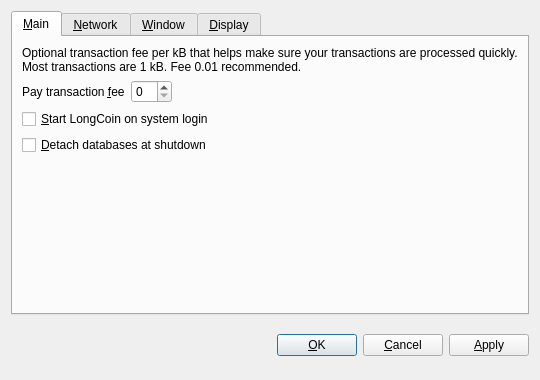
<?xml version="1.0" encoding="UTF-8"?>
<ui version="4.0">
 <class>OptionsDialog</class>
 <widget class="QDialog" name="OptionsDialog">
  <property name="geometry">
   <rect>
    <x>0</x>
    <y>0</y>
    <width>540</width>
    <height>380</height>
   </rect>
  </property>
  <property name="windowTitle">
   <string>Options</string>
  </property>
  <property name="modal">
   <bool>true</bool>
  </property>
  <layout class="QVBoxLayout" name="verticalLayout">
   <item>
    <widget class="QTabWidget" name="tabWidget">
     <property name="tabPosition">
      <enum>QTabWidget::North</enum>
     </property>
     <property name="currentIndex">
      <number>0</number>
     </property>
     <widget class="QWidget" name="tabMain">
      <attribute name="title">
       <string>&amp;Main</string>
      </attribute>
      <layout class="QVBoxLayout" name="verticalLayout_Main">
       <item>
        <widget class="QLabel" name="transactionFeeInfoLabel">
         <property name="text">
          <string>Optional transaction fee per kB that helps make sure your transactions are processed quickly. Most transactions are 1 kB. Fee 0.01 recommended.</string>
         </property>
         <property name="textFormat">
          <enum>Qt::PlainText</enum>
         </property>
         <property name="wordWrap">
          <bool>true</bool>
         </property>
        </widget>
       </item>
       <item>
        <layout class="QHBoxLayout" name="horizontalLayout_Main">
         <item>
          <widget class="QLabel" name="transactionFeeLabel">
           <property name="text">
            <string>Pay transaction &amp;fee</string>
           </property>
           <property name="textFormat">
            <enum>Qt::PlainText</enum>
           </property>
           <property name="buddy">
            <cstring>transactionFee</cstring>
           </property>
          </widget>
         </item>
         <item>
          <widget class="BitcoinAmountField" name="transactionFee"/>
         </item>
         <item>
          <spacer name="horizontalSpacer_Main">
           <property name="orientation">
            <enum>Qt::Horizontal</enum>
           </property>
           <property name="sizeHint" stdset="0">
            <size>
             <width>40</width>
             <height>20</height>
            </size>
           </property>
          </spacer>
         </item>
        </layout>
       </item>
       <item>
        <widget class="QCheckBox" name="bitcoinAtStartup">
         <property name="toolTip">
          <string>Automatically start LongCoin after logging in to the system.</string>
         </property>
         <property name="text">
          <string>&amp;Start LongCoin on system login</string>
         </property>
        </widget>
       </item>
       <item>
        <widget class="QCheckBox" name="detachDatabases">
         <property name="toolTip">
          <string>Detach block and address databases at shutdown. This means they can be moved to another data directory, but it slows down shutdown. The wallet is always detached.</string>
         </property>
         <property name="text">
          <string>&amp;Detach databases at shutdown</string>
         </property>
        </widget>
       </item>
       <item>
        <spacer name="verticalSpacer_Main">
         <property name="orientation">
          <enum>Qt::Vertical</enum>
         </property>
         <property name="sizeHint" stdset="0">
          <size>
           <width>20</width>
           <height>40</height>
          </size>
         </property>
        </spacer>
       </item>
      </layout>
     </widget>
     <widget class="QWidget" name="tabNetwork">
      <attribute name="title">
       <string>&amp;Network</string>
      </attribute>
      <layout class="QVBoxLayout" name="verticalLayout_Network">
       <item>
        <widget class="QCheckBox" name="mapPortUpnp">
         <property name="toolTip">
          <string>Automatically open the LongCoin client port on the router. This only works when your router supports UPnP and it is enabled.</string>
         </property>
         <property name="text">
          <string>Map port using &amp;UPnP</string>
         </property>
        </widget>
       </item>
       <item>
        <widget class="QCheckBox" name="connectSocks">
         <property name="toolTip">
          <string>Connect to the LongCoin network through a SOCKS proxy (e.g. when connecting through Tor).</string>
         </property>
         <property name="text">
          <string>&amp;Connect through SOCKS proxy:</string>
         </property>
        </widget>
       </item>
       <item>
        <layout class="QHBoxLayout" name="horizontalLayout_Network">
         <item>
          <widget class="QLabel" name="proxyIpLabel">
           <property name="text">
            <string>Proxy &amp;IP:</string>
           </property>
           <property name="textFormat">
            <enum>Qt::PlainText</enum>
           </property>
           <property name="buddy">
            <cstring>proxyIp</cstring>
           </property>
          </widget>
         </item>
         <item>
          <widget class="QValidatedLineEdit" name="proxyIp">
           <property name="maximumSize">
            <size>
             <width>140</width>
             <height>16777215</height>
            </size>
           </property>
           <property name="toolTip">
            <string>IP address of the proxy (e.g. 127.0.0.1)</string>
           </property>
          </widget>
         </item>
         <item>
          <widget class="QLabel" name="proxyPortLabel">
           <property name="text">
            <string>&amp;Port:</string>
           </property>
           <property name="textFormat">
            <enum>Qt::PlainText</enum>
           </property>
           <property name="buddy">
            <cstring>proxyPort</cstring>
           </property>
          </widget>
         </item>
         <item>
          <widget class="QLineEdit" name="proxyPort">
           <property name="maximumSize">
            <size>
             <width>55</width>
             <height>16777215</height>
            </size>
           </property>
           <property name="toolTip">
            <string>Port of the proxy (e.g. 9050)</string>
           </property>
          </widget>
         </item>
         <item>
          <widget class="QLabel" name="socksVersionLabel">
           <property name="text">
            <string>SOCKS &amp;Version:</string>
           </property>
           <property name="textFormat">
            <enum>Qt::PlainText</enum>
           </property>
           <property name="buddy">
            <cstring>socksVersion</cstring>
           </property>
          </widget>
         </item>
         <item>
          <widget class="QValueComboBox" name="socksVersion">
           <property name="toolTip">
            <string>SOCKS version of the proxy (e.g. 5)</string>
           </property>
          </widget>
         </item>
         <item>
          <spacer name="horizontalSpacer_Network">
           <property name="orientation">
            <enum>Qt::Horizontal</enum>
           </property>
           <property name="sizeHint" stdset="0">
            <size>
             <width>40</width>
             <height>20</height>
            </size>
           </property>
          </spacer>
         </item>
        </layout>
       </item>
       <item>
        <spacer name="verticalSpacer_Network">
         <property name="orientation">
          <enum>Qt::Vertical</enum>
         </property>
         <property name="sizeHint" stdset="0">
          <size>
           <width>20</width>
           <height>40</height>
          </size>
         </property>
        </spacer>
       </item>
      </layout>
     </widget>
     <widget class="QWidget" name="tabWindow">
      <attribute name="title">
       <string>&amp;Window</string>
      </attribute>
      <layout class="QVBoxLayout" name="verticalLayout_Window">
       <item>
        <widget class="QCheckBox" name="minimizeToTray">
         <property name="toolTip">
          <string>Show only a tray icon after minimizing the window.</string>
         </property>
         <property name="text">
          <string>&amp;Minimize to the tray instead of the taskbar</string>
         </property>
        </widget>
       </item>
       <item>
        <widget class="QCheckBox" name="minimizeOnClose">
         <property name="toolTip">
          <string>Minimize instead of exit the application when the window is closed. When this option is enabled, the application will be closed only after selecting Quit in the menu.</string>
         </property>
         <property name="text">
          <string>M&amp;inimize on close</string>
         </property>
        </widget>
       </item>
       <item>
        <spacer name="verticalSpacer_Window">
         <property name="orientation">
          <enum>Qt::Vertical</enum>
         </property>
         <property name="sizeHint" stdset="0">
          <size>
           <width>20</width>
           <height>40</height>
          </size>
         </property>
        </spacer>
       </item>
      </layout>
     </widget>
     <widget class="QWidget" name="tabDisplay">
      <attribute name="title">
       <string>&amp;Display</string>
      </attribute>
      <layout class="QVBoxLayout" name="verticalLayout_Display">
       <item>
        <layout class="QHBoxLayout" name="horizontalLayout_1_Display">
         <item>
          <widget class="QLabel" name="langLabel">
           <property name="text">
            <string>User Interface &amp;language:</string>
           </property>
           <property name="textFormat">
            <enum>Qt::PlainText</enum>
           </property>
           <property name="buddy">
            <cstring>lang</cstring>
           </property>
          </widget>
         </item>
         <item>
          <widget class="QValueComboBox" name="lang">
           <property name="toolTip">
            <string>The user interface language can be set here. This setting will take effect after restarting LongCoin.</string>
           </property>
          </widget>
         </item>
        </layout>
       </item>
       <item>
        <layout class="QHBoxLayout" name="horizontalLayout_2_Display">
         <item>
          <widget class="QLabel" name="unitLabel">
           <property name="text">
            <string>&amp;Unit to show amounts in:</string>
           </property>
           <property name="textFormat">
            <enum>Qt::PlainText</enum>
           </property>
           <property name="buddy">
            <cstring>unit</cstring>
           </property>
          </widget>
         </item>
         <item>
          <widget class="QValueComboBox" name="unit">
           <property name="toolTip">
            <string>Choose the default subdivision unit to show in the interface and when sending coins.</string>
           </property>
          </widget>
         </item>
        </layout>
       </item>
       <item>
        <widget class="QCheckBox" name="displayAddresses">
         <property name="toolTip">
          <string>Whether to show LongCoin addresses in the transaction list or not.</string>
         </property>
         <property name="text">
          <string>&amp;Display addresses in transaction list</string>
         </property>
        </widget>
       </item>
       <item>
        <widget class="QCheckBox" name="coinControlFeatures">
         <property name="toolTip">
          <string>Whether to show coin control features or not.</string>
         </property>
         <property name="text">
          <string>Display coin &amp;control features (experts only!)</string>
         </property>
        </widget>
       </item>
       <item>
        <spacer name="verticalSpacer_Display">
         <property name="orientation">
          <enum>Qt::Vertical</enum>
         </property>
         <property name="sizeHint" stdset="0">
          <size>
           <width>20</width>
           <height>40</height>
          </size>
         </property>
        </spacer>
       </item>
      </layout>
     </widget>
    </widget>
   </item>
   <item>
    <layout class="QHBoxLayout" name="horizontalLayout_Buttons">
     <item>
      <spacer name="horizontalSpacer_1">
       <property name="orientation">
        <enum>Qt::Horizontal</enum>
       </property>
       <property name="sizeHint" stdset="0">
        <size>
         <width>40</width>
         <height>48</height>
        </size>
       </property>
      </spacer>
     </item>
     <item>
      <widget class="QLabel" name="statusLabel">
       <property name="font">
        <font>
         <weight>75</weight>
         <bold>true</bold>
        </font>
       </property>
       <property name="text">
        <string/>
       </property>
       <property name="textFormat">
        <enum>Qt::PlainText</enum>
       </property>
       <property name="wordWrap">
        <bool>true</bool>
       </property>
      </widget>
     </item>
     <item>
      <spacer name="horizontalSpacer_2">
       <property name="orientation">
        <enum>Qt::Horizontal</enum>
       </property>
       <property name="sizeHint" stdset="0">
        <size>
         <width>40</width>
         <height>48</height>
        </size>
       </property>
      </spacer>
     </item>
     <item>
      <widget class="QPushButton" name="okButton">
       <property name="text">
        <string>&amp;OK</string>
       </property>
      </widget>
     </item>
     <item>
      <widget class="QPushButton" name="cancelButton">
       <property name="text">
        <string>&amp;Cancel</string>
       </property>
       <property name="autoDefault">
        <bool>false</bool>
       </property>
      </widget>
     </item>
     <item>
      <widget class="QPushButton" name="applyButton">
       <property name="text">
        <string>&amp;Apply</string>
       </property>
       <property name="autoDefault">
        <bool>false</bool>
       </property>
      </widget>
     </item>
    </layout>
   </item>
  </layout>
 </widget>
 <customwidgets>
  <customwidget>
   <class>BitcoinAmountField</class>
   <extends>QSpinBox</extends>
   <header>bitcoinamountfield.h</header>
  </customwidget>
  <customwidget>
   <class>QValueComboBox</class>
   <extends>QComboBox</extends>
   <header>qvaluecombobox.h</header>
  </customwidget>
  <customwidget>
   <class>QValidatedLineEdit</class>
   <extends>QLineEdit</extends>
   <header>qvalidatedlineedit.h</header>
  </customwidget>
 </customwidgets>
 <resources/>
 <connections/>
</ui>
